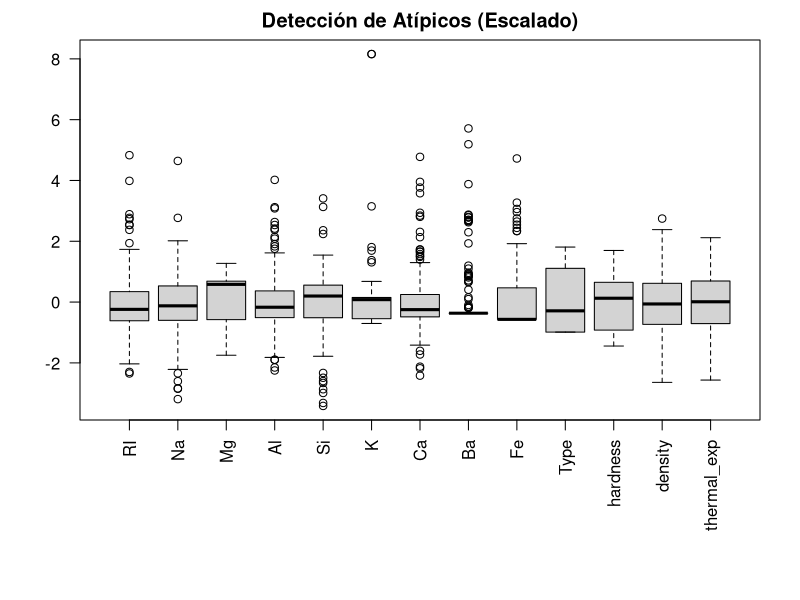
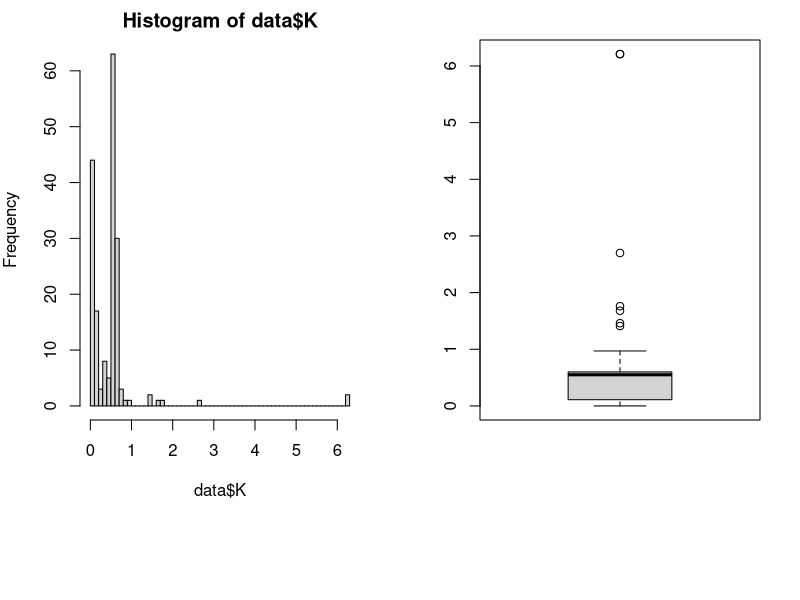
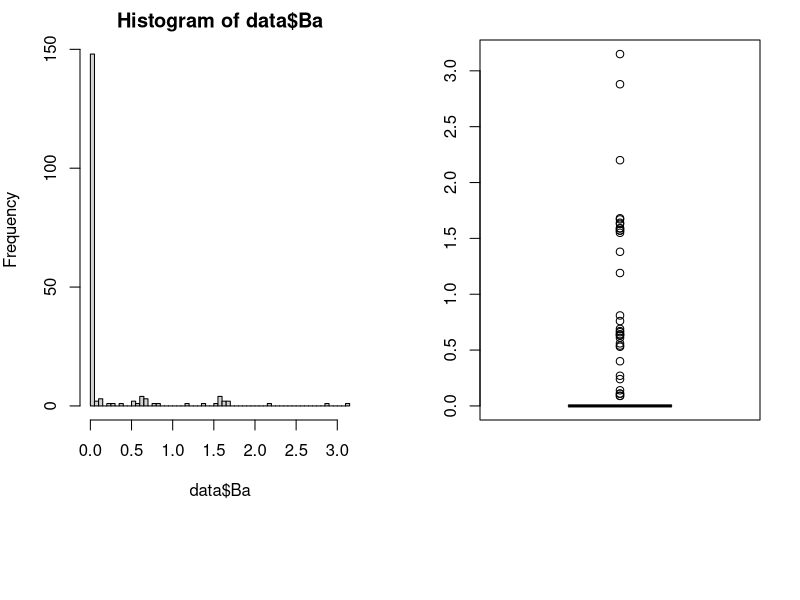
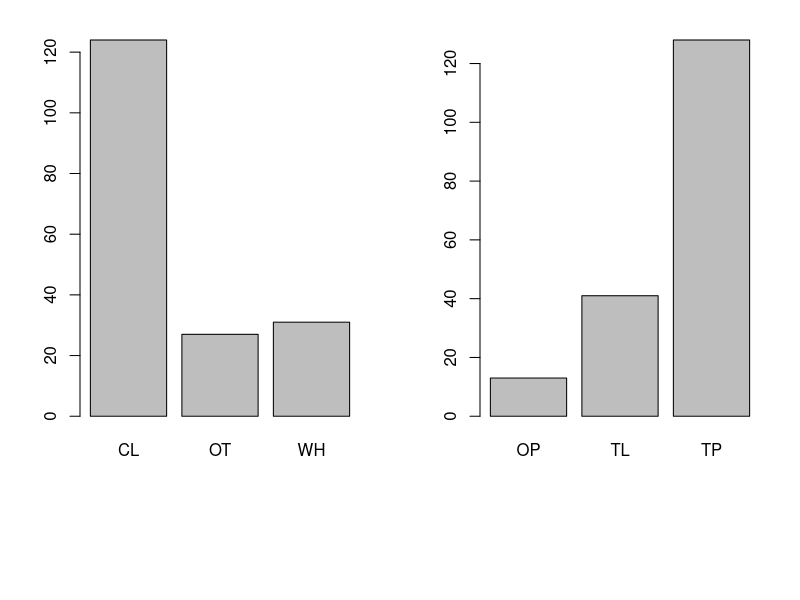
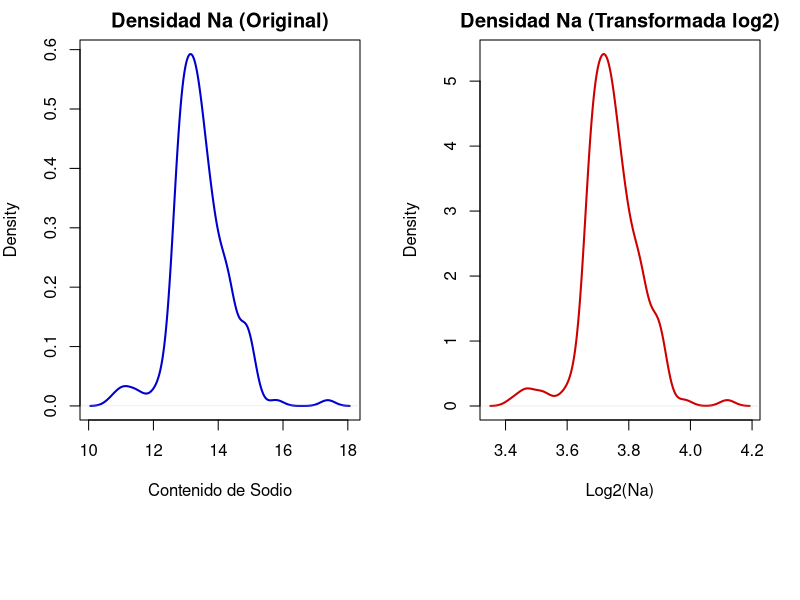

R code for these plots, in order:
## ---- chunk 1
knitr::opts_chunk$set(echo = FALSE, cache = FALSE, include = TRUE, warning = FALSE, message = FALSE)

# Función para cargar o instalar paquetes si faltan
cargar_paquete <- function(paquete) {
  if (!require(paquete, character.only = TRUE)) {
    install.packages(paquete, repos = "[https://cran.rstudio.com/](https://cran.rstudio.com/)", lib = Sys.getenv("R_LIBS_USER"))
    library(paquete, character.only = TRUE)
  }
}

cargar_paquete("readr")
cargar_paquete("tinytex")
## ---- chunk 2

data <- read.csv("10A_cristales.csv", row.names = 14, as.is = TRUE)
View(data)

## ---- chunk 3
descData = data.frame("variable" = colnames(data),
                      "tipo" = c(rep("numerical", 11), 
                                 rep("categorical", 2), 
                                 rep("numerical", ncol(data) - 13)))
rownames(descData) = colnames(data)
descData
## ---- chunk 4
## Numéricas
# Filtramos para asegurar que solo usamos columnas que R reconoce como números
vars_num <- descData$variable[descData$tipo == "numerical"]
data_num <- data[, vars_num]
# Forzamos que todo sea numérico por si acaso
data_num <- as.data.frame(lapply(data_num, as.numeric))

summary(data_num)

# Variabilidad (desviación típica)
mySD = apply(data_num, 2, sd, na.rm = TRUE)

# Coeficiente de variación
myMU = colMeans(data_num, na.rm = TRUE)
myCV = mySD / myMU
sort(myCV)

## Categóricas
vars_cat <- descData$variable[descData$tipo == "categorical"]
apply(data[, vars_cat], 2, table, useNA = "ifany")

apply(data[, vars_cat], 2,
      function (x) round(100*table(x)/sum(table(x)), 2))
## ---- chunk 5
# 1. Seleccionamos SOLO las columnas que son realmente números en el dataset 'data'
# Esto evita depender de 'descData', que parece estar dando problemas
data_solo_numeros <- data[, sapply(data, is.numeric)]

# 2. Eliminamos columnas que tengan TODO valores NA (si las hay)
data_solo_numeros <- data_solo_numeros[, colSums(!is.na(data_solo_numeros)) > 0]

# 3. Graficamos con un control de margen para que se vean los nombres
par(mar = c(9, 4, 2, 2))
boxplot(scale(data_solo_numeros), las = 2, main = "Detección de Atípicos (Escalado)")
## ---- chunk 6
par(mfrow=c(1,2))
hist(data$K, 50)
boxplot(data$K)
table(data$K)
## ---- chunk 7
data[which(data$K > 3), "K"] = NA
summary(data$K)
table(data$K)
## ---- chunk 8
par(mfrow=c(1,2))
hist(data$Ba, 50)
boxplot(data$Ba)
table(data$K)
## ---- chunk 9
## Color (por ser discreta con pocos valores diferentes, utilizaremos un gráfico de barras)
barplot(table(data$color))

## Tranparency (por ser discreta con pocos valores diferentes, utilizaremos un gráfico de barras)
barplot(table(data$tranparency))
## ---- chunk 10
matriz_dummies <- model.matrix(~ 0 + color + tranparency, data = data)

head(matriz_dummies)
## ---- chunk 11
data_dummies <- as.data.frame(matriz_dummies)
data_final <- cbind(data[, !(names(data) %in% c("color", "tranparency", "id"))], data_dummies)
head(data_final)
## ---- chunk 12
plot(density(data$Na), main = "Densidad Na (Original)", 
     col = "blue3", lwd = 2, xlab = "Contenido de Sodio")


data$Na_log <- log2(data$Na)
plot(density(data$Na_log), main = "Densidad Na (Transformada log2)", 
     col = "red3", lwd = 2, xlab = "Log2(Na)")

columnas_numericas <- c("RI", "Na", "Mg", "Al", "Si", "K", "Ca", "Ba", "Fe")
data_normalizada <- data
data_normalizada[columnas_numericas] <- scale(data[columnas_numericas])

colMeans(data_normalizada[columnas_numericas])
apply(data_normalizada[columnas_numericas], 2, sd)
## ---- chunk 13
# 1. Definir las columnas numéricas que se van a estandarizar

columnas_a_escalar <- c("RI", "Na", "Mg", "Al", "Si", "K", "Ca", "Ba", "Fe", 
                        "Type", "hardness", "density","thermal_exp",
                        "colorCL", "colorOT", "colorWH",
                        "tranparencyTL","tranparencyTP") 

# 2. Aplicar el escalado (Z-score)
data_final_escalada <- data_final
data_final_escalada[columnas_a_escalar] <- scale(data_final[columnas_a_escalar])

# 3. Comprobar resultados 

print("Medias (deben ser casi 0):")
print(round(colMeans(data_final_escalada[columnas_a_escalar]), 5))
print("Desviaciones típicas (deben ser 1):")
print(round(apply(data_final_escalada[columnas_a_escalar], 2, sd), 5))
